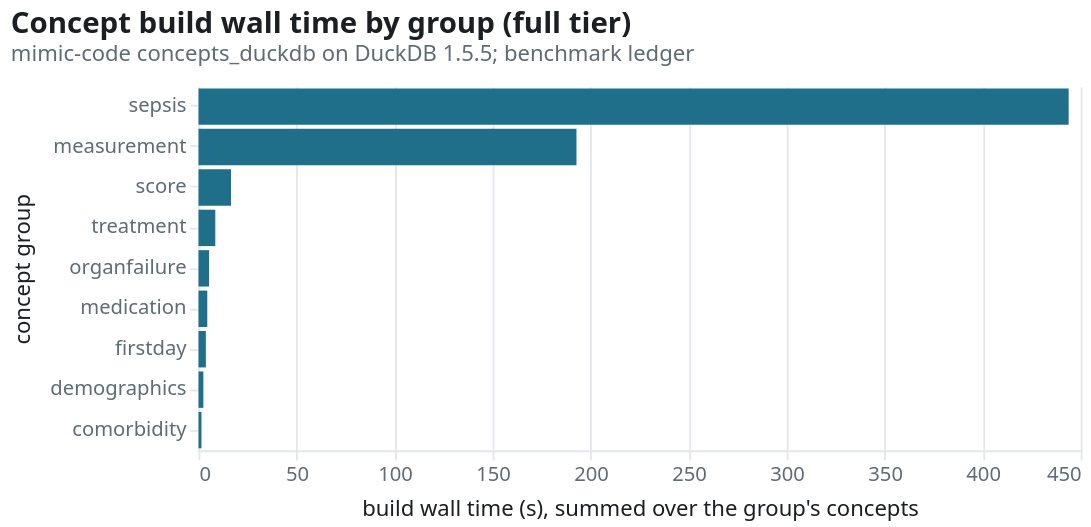

Vega-Lite specification for this chart:
### Vega-Lite specification from a JSON file in a GitHub repository (floating-point values rounded to 4 significant figures)
{"config": {"background": "#FFFFFF", "font": "system-ui, -apple-system, 'Segoe UI', Roboto, 'Helvetica Neue', Arial, 'Noto Sans', sans-serif", "view": {"stroke": "transparent", "continuousWidth": 400, "continuousHeight": 260}, "axis": {"labelFont": "system-ui, -apple-system, 'Segoe UI', Roboto, 'Helvetica Neue', Arial, 'Noto Sans', sans-serif", "titleFont": "system-ui, -apple-system, 'Segoe UI', Roboto, 'Helvetica Neue', Arial, 'Noto Sans', sans-serif", "domainColor": "#E3E7EB", "gridColor": "#E3E7EB", "tickColor": "#E3E7EB", "labelColor": "#5F6B76", "titleColor": "#1B1F23", "labelFontSize": 11, "titleFontSize": 12, "titleFontWeight": "normal", "titlePadding": 8}, "legend": {"labelFont": "system-ui, -apple-system, 'Segoe UI', Roboto, 'Helvetica Neue', Arial, 'Noto Sans', sans-serif", "titleFont": "system-ui, -apple-system, 'Segoe UI', Roboto, 'Helvetica Neue', Arial, 'Noto Sans', sans-serif", "labelColor": "#5F6B76", "titleColor": "#1B1F23", "labelFontSize": 11, "titleFontSize": 12, "titleFontWeight": "normal", "symbolType": "circle"}, "header": {"labelFont": "system-ui, -apple-system, 'Segoe UI', Roboto, 'Helvetica Neue', Arial, 'Noto Sans', sans-serif", "titleFont": "system-ui, -apple-system, 'Segoe UI', Roboto, 'Helvetica Neue', Arial, 'Noto Sans', sans-serif", "labelColor": "#1B1F23", "titleColor": "#1B1F23", "labelFontSize": 12}, "title": {"font": "system-ui, -apple-system, 'Segoe UI', Roboto, 'Helvetica Neue', Arial, 'Noto Sans', sans-serif", "subtitleFont": "system-ui, -apple-system, 'Segoe UI', Roboto, 'Helvetica Neue', Arial, 'Noto Sans', sans-serif", "color": "#1B1F23", "subtitleColor": "#5F6B76", "fontSize": 16, "subtitleFontSize": 12, "fontWeight": 600, "anchor": "start", "offset": 12}, "text": {"color": "#1B1F23", "font": "system-ui, -apple-system, 'Segoe UI', Roboto, 'Helvetica Neue', Arial, 'Noto Sans', sans-serif", "fontSize": 11}, "mark": {"color": "#1F6F8B"}, "bar": {"color": "#1F6F8B"}, "area": {"color": "#1F6F8B", "opacity": 0.6}, "line": {"color": "#1F6F8B", "strokeWidth": 2}, "point": {"color": "#1F6F8B", "filled": true, "size": 60}, "circle": {"color": "#1F6F8B", "size": 60}, "rect": {"color": "#1F6F8B"}, "rule": {"color": "#5F6B76"}, "tick": {"color": "#1F6F8B"}, "range": {"category": ["#0072B2", "#E69F00", "#009E73", "#D55E00", "#56B4E9", "#CC79A7", "#999999", "#F0E442"], "heatmap": {"scheme": "viridis"}, "ordinal": {"scheme": "viridis"}, "ramp": {"scheme": "viridis"}, "diverging": {"scheme": "blueorange"}}}, "data": {"values": [{"concept_group": "sepsis", "concepts": 2, "wall_s": 443.8, "max_wall_s": 442.8}, {"concept_group": "measurement", "concepts": 18, "wall_s": 192.8, "max_wall_s": 159.7}, {"concept_group": "score", "concepts": 6, "wall_s": 16.59, "max_wall_s": 12.74}, {"concept_group": "treatment", "concepts": 5, "wall_s": 8.569, "max_wall_s": 5.022}, {"concept_group": "organfailure", "concepts": 4, "wall_s": 5.392, "max_wall_s": 2.805}, {"concept_group": "medication", "concepts": 14, "wall_s": 4.481, "max_wall_s": 2.407}, {"concept_group": "firstday", "concepts": 10, "wall_s": 3.753, "max_wall_s": 1.353}, {"concept_group": "demographics", "concepts": 5, "wall_s": 2.485, "max_wall_s": 1.171}, {"concept_group": "comorbidity", "concepts": 1, "wall_s": 1.512, "max_wall_s": 1.512}]}, "mark": {"type": "bar", "color": "#1F6F8B"}, "encoding": {"tooltip": [{"field": "concept_group", "title": "group", "type": "nominal"}, {"field": "concepts", "title": "concepts", "type": "quantitative"}, {"field": "wall_s", "format": ".2f", "title": "wall s", "type": "quantitative"}, {"field": "max_wall_s", "format": ".2f", "title": "slowest concept s", "type": "quantitative"}], "x": {"field": "wall_s", "title": "build wall time (s), summed over the group's concepts", "type": "quantitative"}, "y": {"field": "concept_group", "sort": "-x", "title": "concept group", "type": "nominal"}}, "height": {"step": 22}, "title": {"text": "Concept build wall time by group (full tier)", "subtitle": "mimic-code concepts_duckdb on DuckDB 1.5.5; benchmark ledger"}, "width": 480, "$schema": "https://vega.github.io/schema/vega-lite/v6.4.1.json"}
